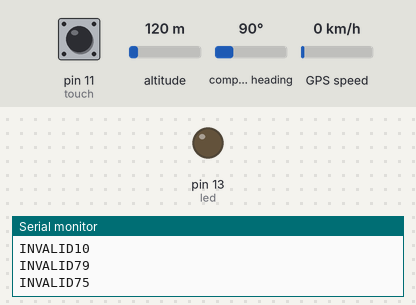
The sketch below on a simulated Arduino Uno, built with avr-gcc and run on an emulated ATmega328P. Parts: output pins drawn as LEDs (lit = HIGH), the last lines printed to the serial monitor. The inputs (shaded band) are chosen by the test bench; at power-on: pin 11 (touch) LOW, altitude 120 m, compass heading 90°, GPS speed 0 km/h. The GPS gets a fix after 3 s at 37.7749, -122.4194 with 8 satellites; the modem accepts every AT command (registered, SIM ready, sends succeed) and sends nothing else.

Above: at 2.3 s.
2.4 s: pin 11 (touch) pulled HIGH for 0.15 s
At 3.2 s:
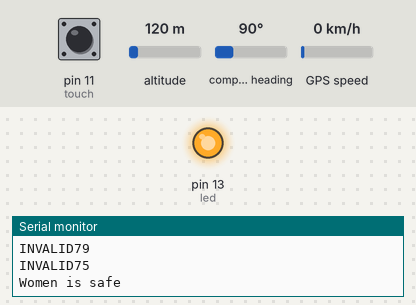
Timing chart, 0 to 5.4 s (numbered marks = the images above; inputs shaded):
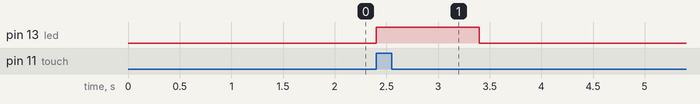

The sketch:

WOMENSAFTEY.ino
```cpp
#include <SoftwareSerial.h>
#include <TinyGPS++.h>

char incoming_char=0;

#define touch 11
#define led 13
#define default_co_ordinates "13.0837722,77.4820204"


SoftwareSerial mySerial(9, 10);
static const int RXPin = 4, TXPin = 3;
static const uint32_t GPSBaud = 9600;

// The TinyGPS++ object
TinyGPSPlus gps;
// The serial connection to the GPS device
SoftwareSerial ss(RXPin, TXPin);

void setup() {
  mySerial.begin(9600); // Setting the baud rate of GSM Module
  Serial.begin(9600); // Setting the baud rate of Serial Monitor (Arduino)
  Serial.println("Hi initilizing the system.");
  delay(100);
  ss.begin(GPSBaud);
  pinMode(touch,INPUT);
  pinMode(led,OUTPUT);

  Serial.println("In recieving mode.");
  mySerial.println("AT+CNMI=2,2,0,0,0\r"); // AT Command to receive a live SMS
  delay(1000);

}

String data,url="";
int count =1;

void loop() {

  if(digitalRead(touch) == HIGH){
    count = 1;
    Serial.println("Women is safe");
    digitalWrite(led,HIGH);
    delay(1000);
    digitalWrite(led,LOW);

  }

  if(count % 30 == 0){
    //send SMS
    Serial.println("Danger");
    sendSms();
    count = 1;

  }


  while (ss.available() > 0)
    if (gps.encode(ss.read()))
      displayInfo();
  if (millis() > 5000 && gps.charsProcessed() < 10) {
    Serial.println(F("No GPS detected: check wiring."));
    while (true);
  }
}

void sendSms(){
  digitalWrite(led,HIGH);
  mySerial.println("AT+CMGF=1\r"); //Sets the GSM Module in Text Mode
  delay(1000); // Delay of 1 second
  mySerial.println("AT+CMGS=\"+917294889188\"\r"); // Replace x with mobile number
  digitalWrite(led,LOW);
  delay(1000);
  digitalWrite(led,HIGH);
  String mesage = "Hey please help me i am in trouble my location is : ";
  mesage.concat(url);
  mySerial.println(mesage); // The SMS text you want to send
  delay(100);
  mySerial.println((char) 26); // ASCII code of CTRL+Z for saying the end of sms to  the module
  delay(1000);
  digitalWrite(led,LOW);


  Serial.println("In recieving mode.");
  mySerial.println("AT+CNMI=2,2,0,0,0\r");
}

void displayInfo() {
  //Serial.print(F("Location: "));
  if (gps.location.isValid()) {
    url = "http://www.google.com/maps/place/";

    url.concat(String(gps.location.lat(),6));
    url.concat(",");
    url.concat(String(gps.location.lng(),6));

    Serial.println(url);
    delay(1000);

  } else {
    Serial.print(F("INVALID"));
    url = "http://www.google.com/maps/place/";
    url.concat(default_co_ordinates);

  }

  if(mySerial.available() >0) {

    Serial.print(mySerial.read());
  }

  Serial.println();
  count++;
  //delay(1000);
}
```

Measured:
- after the input at 2.4 s, pin 13 (led): LOW → HIGH at once, → LOW 1.0 s later
